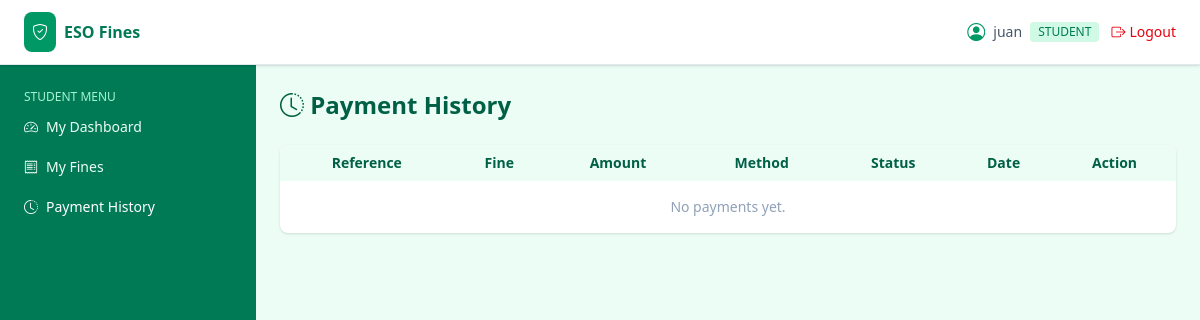
The page /student/history.php (signed in) on the database as committed earlier.
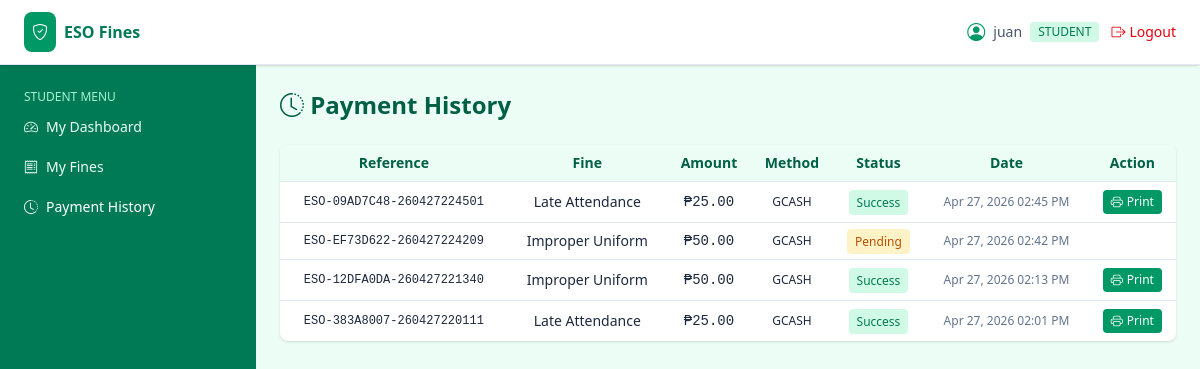
The same page on the database as committed later.
### tables this page shows
CREATE TABLE `payments` (
  `id` int(11) UNSIGNED NOT NULL,
  `fine_id` int(11) UNSIGNED NOT NULL,
  `student_id` int(11) UNSIGNED NOT NULL,
  `amount` decimal(10,2) NOT NULL,
  `reference_no` varchar(60) NOT NULL,
  `gcash_ref` varchar(60) DEFAULT NULL,
  `payment_method` varchar(40) NOT NULL DEFAULT 'GCASH',
  `status` enum('initiated','pending','success','failed') NOT NULL DEFAULT 'initiated',
  `qr_payload` text DEFAULT NULL,
  `created_at` timestamp NOT NULL DEFAULT current_timestamp(),
  `paid_at` timestamp NULL DEFAULT NULL
);

CREATE TABLE `fines` (
  `id` int(11) UNSIGNED NOT NULL,
  `student_id` int(11) UNSIGNED NOT NULL,
  `category_id` int(11) UNSIGNED DEFAULT NULL,
  `amount` decimal(10,2) NOT NULL,
  `reason` varchar(255) NOT NULL,
  `status` enum('unpaid','pending','paid','cancelled') NOT NULL DEFAULT 'unpaid',
  `issued_by` int(11) UNSIGNED NOT NULL,
  `issued_at` timestamp NOT NULL DEFAULT current_timestamp(),
  `paid_at` timestamp NULL DEFAULT NULL
);

### includes/db.php (called while the page is built, shortened)
<?php
function db() {
    static $pdo = null;
    if ($pdo === null) {
        $dsn = 'mysql:host=' . DB_HOST . ';port=' . DB_PORT . ';dbname=' . DB_NAME . ';charset=utf8mb4';
        try {
            $pdo = new PDO($dsn, DB_USER, DB_PASS, [
                PDO::ATTR_ERRMODE            => PDO::ERRMODE_EXCEPTION,
                PDO::ATTR_DEFAULT_FETCH_MODE => PDO::FETCH_ASSOC,
                PDO::ATTR_EMULATE_PREPARES   => false,
            ]);
        } catch (PDOException $e) {
            http_response_code(500);
            die('Database connection failed: ' . htmlspecialchars($e->getMessage()));
        }
    }
    return $pdo;
}
function db_all($sql, $params = []) {
    $stmt = db()->prepare($sql);
    $stmt->execute($params);
    return $stmt->fetchAll();
}
function db_one($sql, $params = []) {
    $stmt = db()->prepare($sql);
    $stmt->execute($params);
    return $stmt->fetch();
}

### includes/auth.php (called while the page is built, shortened)
<?php
require_once __DIR__ . '/db.php';
require_once __DIR__ . '/functions.php';
function current_user() {
    static $cache = null;
    if ($cache !== null && $cache['id'] === (int)$_SESSION['user_id']) return $cache;
    $cache = db_one('SELECT * FROM users WHERE id = ? AND is_active = 1', [$_SESSION['user_id']]);
    return $cache ?: null;
}
function current_student() {
    $u = current_user();
    return db_one('SELECT * FROM students WHERE id = ?', [$u['student_id']]);
}
function check_session_timeout() {
    if (!current_user()) return;
}
function require_login() {
    check_session_timeout();
}
function require_role($role) {
    require_login();
}

### includes/functions.php (called while the page is built, shortened)
<?php
function e($val) {
    return htmlspecialchars((string)$val, ENT_QUOTES, 'UTF-8');
}
function peso($n) {
    return '₱' . number_format((float)$n, 2);
}
function fdate($d, $fmt = 'M d, Y h:i A') {
    $ts = is_numeric($d) ? (int)$d : strtotime($d);
    return $ts ? date($fmt, $ts) : '—';
}

### student/history.php (the view, shortened to what this page needs)
<?php
require_once __DIR__ . '/../includes/auth.php';
require_role('student');
$student = current_student();
$rows = db_all("
  SELECT p.*, f.reason
  FROM payments p
  JOIN fines f ON f.id = p.fine_id
  WHERE p.student_id = ?
  ORDER BY p.created_at DESC", [$student['id']]);
include __DIR__ . '/../templates/header.php';
include __DIR__ . '/../templates/sidebar.php';
?>
<h1 class="text-2xl font-bold text-emerald-800 mb-6"><i class="bi bi-clock-history"></i> Payment History</h1>
<div class="bg-white rounded-lg shadow overflow-hidden">
  <div class="overflow-x-auto desktop-table">
  <table class="w-full text-sm">
    <thead class="bg-emerald-50 text-emerald-800">
      <tr>
        <th class="text-left p-2">Reference</th>
        <th class="text-left p-2">Fine</th>
        <th class="text-right p-2">Amount</th>
        <th class="p-2">Method</th>
        <th class="p-2">Status</th>
        <th class="p-2">Date</th>
        <th class="p-2">Action</th>
      </tr>
    </thead>
    <tbody>
    <?php foreach ($rows as $p): ?>
      <?php $cls = ['initiated'=>'bg-slate-100 text-slate-700','pending'=>'bg-amber-100 text-amber-700','success'=>'bg-emerald-100 text-emerald-700','failed'=>'bg-red-100 text-red-700'][$p['status']]; ?>
      <tr class="border-t">
        <td class="p-2 font-mono text-xs"><?= e($p['reference_no']) ?></td>
        <td class="p-2"><?= e($p['reason']) ?></td>
        <td class="p-2 text-right font-mono"><?= peso($p['amount']) ?></td>
        <td class="p-2 text-center text-xs"><?= e($p['payment_method']) ?></td>
        <td class="p-2 text-center">
          <span class="text-xs px-2 py-1 rounded <?= $cls ?>"><?= e(ucfirst($p['status'])) ?></span>
        </td>
        <td class="p-2 text-xs text-slate-500"><?= e(fdate($p['created_at'])) ?></td>
        <td class="p-2 text-center">
          <?php if ($p['status'] === 'success'): ?>
          <a href="<?= APP_URL ?>/student/print_receipt.php?id=<?= $p['id'] ?>&download=1"
             target="_blank"
             class="inline-flex items-center gap-1 text-xs bg-emerald-600 hover:bg-emerald-700 text-white px-2 py-1 rounded transition"
             title="Print Receipt">
            <i class="bi bi-printer"></i> Print
          </a>
          <?php endif; ?>
        </td>
      </tr>
    <?php endforeach; if (!$rows): ?>
      <tr><td colspan="7" class="p-4 text-center text-slate-400">No payments yet.</td></tr>
    <?php endif; ?>
    </tbody>
  </table>
  </div>
</div>
<?php include __DIR__ . '/../templates/footer.php'; ?>

Rows that differ between the two databases and show on the page:
added payments: reference_no "ESO-09AD7C48-260427224501", fine.reason "Late Attendance", amount "₱25.00", payment_method "GCASH", status "Success", created_at "Apr 27, 2026 02:45 PM"
added payments: reference_no "ESO-EF73D622-260427224209", fine.reason "Improper Uniform", amount "₱50.00", payment_method "GCASH", status "Pending", created_at "Apr 27, 2026 02:42 PM"
added payments: reference_no "ESO-12DFA0DA-260427221340", fine.reason "Improper Uniform", amount "₱50.00", payment_method "GCASH", status "Success", created_at "Apr 27, 2026 02:13 PM"
added payments: reference_no "ESO-383A8007-260427220111", fine.reason "Late Attendance", amount "₱25.00", payment_method "GCASH", status "Success", created_at "Apr 27, 2026 02:01 PM"
Other text that changed with them:
text no longer shown: "No payments yet."
